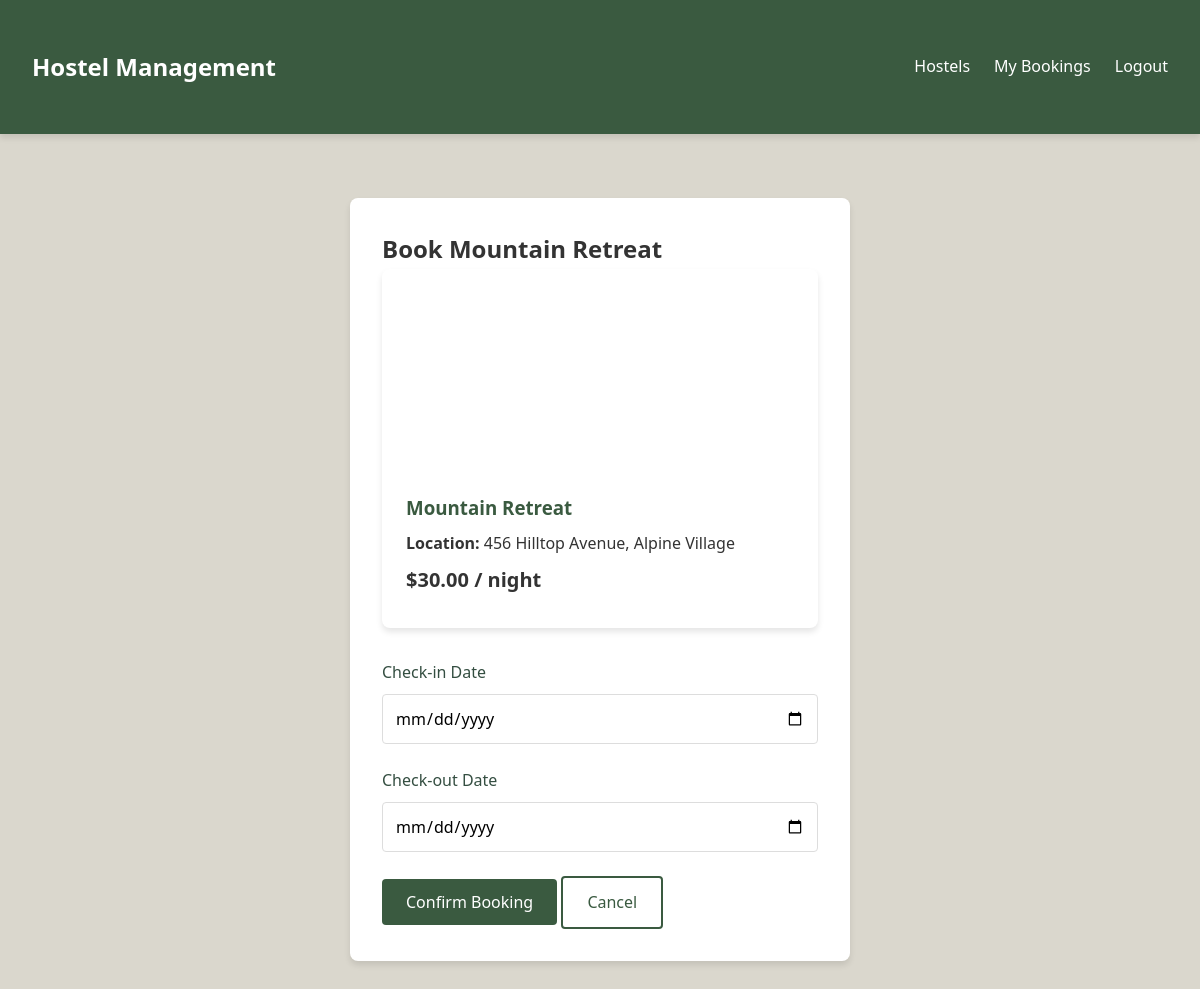
Screenshot of /book.php?id=2 (signed in) with the database file from the repository.
### tables this page shows
CREATE TABLE IF NOT EXISTS hostels (
    id INT AUTO_INCREMENT PRIMARY KEY,
    name VARCHAR(100) NOT NULL,
    location VARCHAR(255) NOT NULL,
    description TEXT,
    price DECIMAL(10,2) NOT NULL,
    image_url VARCHAR(255),
    amenities TEXT,
    capacity INT,
    available_rooms INT,
    created_at TIMESTAMP DEFAULT CURRENT_TIMESTAMP,
    updated_at TIMESTAMP DEFAULT CURRENT_TIMESTAMP ON UPDATE CURRENT_TIMESTAMP
);

### book.php (the view, shortened to what this page needs)
<?php
require 'config.php';
$stmt = $pdo->prepare("SELECT * FROM hostels WHERE id = ?");
$stmt->execute([$_GET['id']]);
$hostel = $stmt->fetch();
?>
<!DOCTYPE html>
<html>
<head>
    <link rel="stylesheet" href="style.css">
</head>
<body>
    <header>
        <div class="container header-content">
            <div class="logo">Hostel Management</div>
            <nav>
                <ul>
                    <li><a href="hostel_world.php">Hostels</a></li>
                    <li><a href="my_bookings.php">My Bookings</a></li>
                    <li><a href="logout.php">Logout</a></li>
                </ul>
            </nav>
        </div>
    </header>
    <div class="container">
        <div class="form-container">
            <h2>Book <?= htmlspecialchars($hostel['name']) ?></h2>
            <div class="hostel-card" style="margin-bottom: 2rem;">
                <div class="hostel-img" style="background-image: url('<?= htmlspecialchars($hostel['image_url']) ?>')"></div>
                <div class="hostel-info">
                    <h3><?= htmlspecialchars($hostel['name']) ?></h3>
                    <p><strong>Location:</strong> <?= htmlspecialchars($hostel['location']) ?></p>
                    <p class="hostel-price">$<?= number_format($hostel['price'], 2) ?> / night</p>
                </div>
            </div>
            <form method="POST" action="">
                <div class="form-group">
                    <label>Check-in Date</label>
                    <input type="date" name="check_in" class="form-control" required min="<?= date('Y-m-d') ?>">
                </div>
                <div class="form-group">
                    <label>Check-out Date</label>
                    <input type="date" name="check_out" class="form-control" required min="<?= date('Y-m-d', strtotime('+1 day')) ?>">
                </div>
                <button type="submit" class="btn">Confirm Booking</button>
                <a href="hostel_world.php" class="btn btn-outline">Cancel</a>
            </form>
        </div>
    </div>
</body>
</html>

### style.css (style rules this page uses)
:root { --primary: #3a5a40; --secondary: #588157; --accent: #a3b18a; --light: #dad7cd; --dark: #344e41; --white: #ffffff; --black: #333333; --shadow: 0 4px 6px rgba(0, 0, 0, 0.1); }
* { margin: 0; padding: 0; box-sizing: border-box; font-family: 'Segoe UI', Tahoma, Geneva, Verdana, sans-serif; }
body { background-color: var(--light); color: var(--black); line-height: 1.6; min-height: 100vh; }
body::before { content: ''; position: fixed; top: 0; left: 0; width: 100%; height: 100%; background-image: url('https://images.unsplash.com/photo-1518562180175-34a163b1a9a9?ixlib=rb-1.2.1&auto=format&fit=crop&w=1350&q=80'); background-size: cover; background-position: center; opacity: 0.1; z-index: -1; }
.container { width: 100%; max-width: 1200px; margin: 0 auto; padding: 2rem; }
header { background-color: var(--primary); color: var(--white); padding: 1rem 0; box-shadow: var(--shadow); }
.header-content { display: flex; justify-content: space-between; align-items: center; }
.logo { font-size: 1.5rem; font-weight: bold; }
nav ul { display: flex; list-style: none; }
nav ul li { margin-left: 1.5rem; }
nav ul li a { color: var(--white); text-decoration: none; font-weight: 500; transition: all 0.3s ease; }
.btn { display: inline-block; background-color: var(--primary); color: var(--white); padding: 0.75rem 1.5rem; border: none; border-radius: 4px; cursor: pointer; font-size: 1rem; font-weight: 500; text-align: center; text-decoration: none; transition: all 0.3s ease; }
.btn-outline { background-color: transparent; border: 2px solid var(--primary); color: var(--primary); }
.form-container { background-color: var(--white); border-radius: 8px; box-shadow: var(--shadow); padding: 2rem; max-width: 500px; margin: 2rem auto; }
.form-group { margin-bottom: 1.5rem; }
.form-group label { display: block; margin-bottom: 0.5rem; font-weight: 500; color: var(--dark); }
.form-control { width: 100%; padding: 0.75rem; border: 1px solid #ddd; border-radius: 4px; font-size: 1rem; transition: border-color 0.3s ease; }
.hostel-card { background-color: var(--white); border-radius: 8px; overflow: hidden; box-shadow: var(--shadow); transition: all 0.3s ease; }
.hostel-img { height: 200px; background-size: cover; background-position: center; background-repeat: no-repeat; }
.hostel-info { padding: 1.5rem; }
.hostel-info h3 { color: var(--primary); margin-bottom: 0.5rem; }
.hostel-info p { margin-bottom: 0.5rem; color: var(--black); }
.hostel-price { font-weight: bold; color: var(--secondary); font-size: 1.25rem; }

### rows the page displays
hostels: name "Mountain Retreat", location "456 Hilltop Avenue, Alpine Village", price "30.00"
